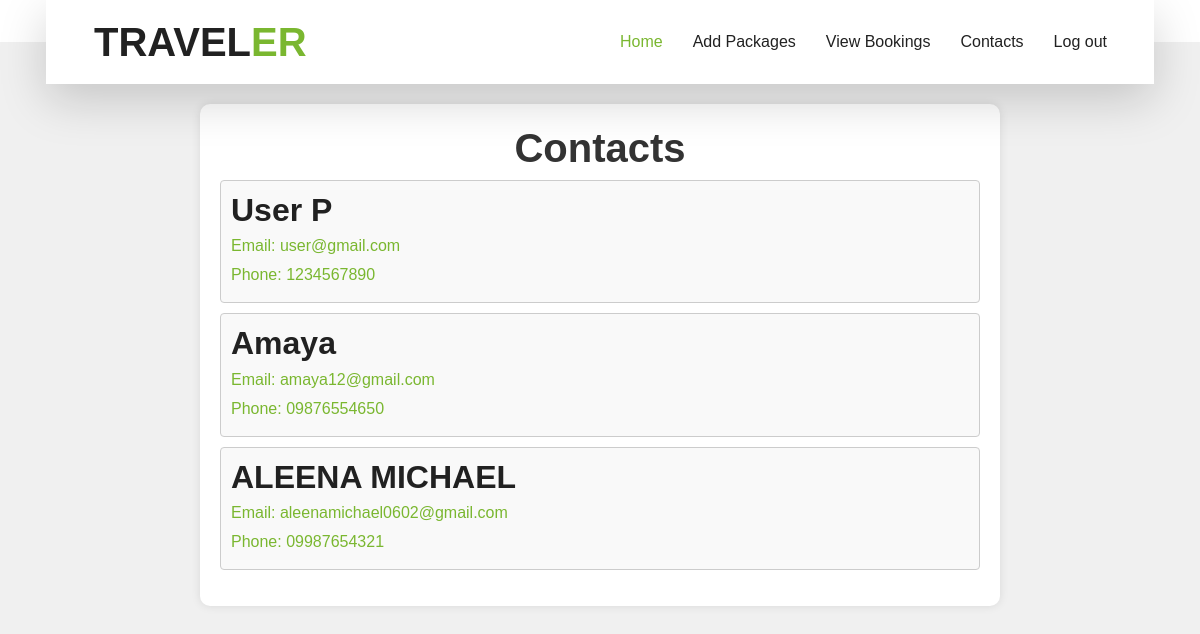
/contacts/, run on the app's committed database.
### myapp/models.py (models this page shows, shortened)
class Contact(models.Model):
    username=models.CharField(max_length=50,default='')
    fullname=models.CharField(max_length=50)
    email=models.CharField(max_length=50)
    phno=models.CharField(max_length=50)
    message=models.TextField(max_length=200)

### myapp/views.py (the view)
# urls.py: path('contacts/',views.contacts),
def contacts(request):
    con=Contact.objects.all()
    return render(request,'contacts.html',{'con':con})

### myapp/templates/contacts.html (shortened to what this page needs)
<!DOCTYPE html>
{% load static %}
<html lang="en">
<head>
    <link href="https://cdnjs.cloudflare.com/ajax/libs/font-awesome/5.10.0/css/all.min.css" rel="stylesheet">
    <link href="{% static 'hb/lib/owlcarousel/assets/owl.carousel.min.css' %}" rel="stylesheet">
    <link href="{% static 'hb/lib/tempusdominus/css/tempusdominus-bootstrap-4.min.css' %}" rel="stylesheet" />
    <link href="{% static 'hb/css/style.css' %}" rel="stylesheet">
</head>
<body>
    <div class="container-fluid position-relative nav-bar p-0">
        <div class="container-lg position-relative p-0 px-lg-3" style="z-index: 9;">
            <nav class="navbar navbar-expand-lg bg-light navbar-light shadow-lg py-3 py-lg-0 pl-3 pl-lg-5">
                <a href="" class="navbar-brand">
                    <h1 class="m-0 text-primary"><span class="text-dark">TRAVEL</span>ER</h1>
                </a>
                <div class="collapse navbar-collapse justify-content-between px-3" id="navbarCollapse">
                    <div class="navbar-nav ml-auto py-0">
                        <a href="" class="nav-item nav-link active">Home</a>
                        <a href="/add_packages/" class="nav-item nav-link">Add Packages</a>
                        <a href="/vbook/" class="nav-item nav-link">View Bookings</a>
                        <a href="/contacts/" class="nav-item nav-link">Contacts</a>
                        <a href="/" class="nav-item nav-link">Log out</a>
                    </div>
                </div>
            </nav>
        </div>
    </div>
    <div class="container">
        <h1>Contacts</h1>
        <ul>
            {% for i in con %}
           <a href="/mes/{{i.id}}/">
            <li class="contact">
                <h2>{{i.fullname}}</h2>
                <p>Email: {{i.email}}</p>
                <p>Phone: {{i.phno}}</p>
            </li>
           </a>
            {% endfor %}
        </ul>
    </div>
</body>
</html>

### myapp/templates/contacts.html (style rules this page uses)
body { font-family: Arial, sans-serif; margin: 0; padding: 0; background-color: #f0f0f0; }
.container { max-width: 800px; margin: 20px auto; padding: 20px; background-color: #fff; border-radius: 10px; box-shadow: 0 0 10px rgba(0, 0, 0, 0.1); }
h1 { text-align: center; color: #333; }
ul { list-style: none; padding: 0; }
li { margin-bottom: 10px; }
.contact { padding: 10px; border: 1px solid #ccc; border-radius: 4px; background-color: #f9f9f9; }
.contact h2 { margin: 0; }
.contact p { margin: 5px 0; }

### data on the page
Contact: fullname "User P", email "user@gmail.com", phno "1234567890"
Contact: fullname "Amaya", email "amaya12@gmail.com", phno "09876554650"
Contact: fullname "ALEENA MICHAEL", email "aleenamichael0602@gmail.com", phno "09987654321"
